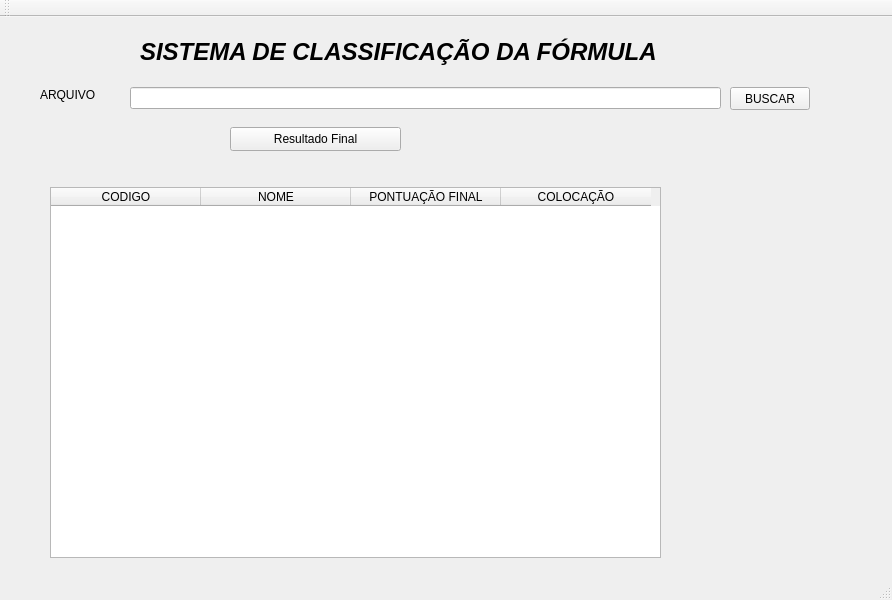
<?xml version="1.0" encoding="UTF-8"?>
<ui version="4.0">
 <class>MainWindow</class>
 <widget class="QMainWindow" name="MainWindow">
  <property name="geometry">
   <rect>
    <x>0</x>
    <y>0</y>
    <width>892</width>
    <height>600</height>
   </rect>
  </property>
  <property name="windowTitle">
   <string>MainWindow</string>
  </property>
  <widget class="QWidget" name="centralwidget">
   <widget class="QLabel" name="label">
    <property name="geometry">
     <rect>
      <x>140</x>
      <y>20</y>
      <width>521</width>
      <height>31</height>
     </rect>
    </property>
    <property name="text">
     <string>&lt;html&gt;&lt;head/&gt;&lt;body&gt;&lt;p&gt;&lt;span style=&quot; font-size:18pt; font-weight:700; font-style:italic;&quot;&gt;SISTEMA DE CLASSIFICAÇÃO DA FÓRMULA 1&lt;/span&gt;&lt;/p&gt;&lt;/body&gt;&lt;/html&gt;</string>
    </property>
   </widget>
   <widget class="QLabel" name="label_2">
    <property name="geometry">
     <rect>
      <x>40</x>
      <y>70</y>
      <width>71</width>
      <height>16</height>
     </rect>
    </property>
    <property name="text">
     <string>&lt;html&gt;&lt;head/&gt;&lt;body&gt;&lt;p&gt;ARQUIVO&lt;/p&gt;&lt;/body&gt;&lt;/html&gt;</string>
    </property>
   </widget>
   <widget class="QLineEdit" name="lineEditNomeDoArquivo">
    <property name="geometry">
     <rect>
      <x>130</x>
      <y>70</y>
      <width>591</width>
      <height>22</height>
     </rect>
    </property>
   </widget>
   <widget class="QPushButton" name="pushButtonBuscar">
    <property name="geometry">
     <rect>
      <x>730</x>
      <y>70</y>
      <width>80</width>
      <height>23</height>
     </rect>
    </property>
    <property name="text">
     <string>BUSCAR</string>
    </property>
   </widget>
   <widget class="QTableWidget" name="tableWidgetDados">
    <property name="enabled">
     <bool>true</bool>
    </property>
    <property name="geometry">
     <rect>
      <x>50</x>
      <y>170</y>
      <width>611</width>
      <height>371</height>
     </rect>
    </property>
    <property name="mouseTracking">
     <bool>false</bool>
    </property>
    <property name="toolTip">
     <string/>
    </property>
    <property name="statusTip">
     <string/>
    </property>
    <property name="accessibleName">
     <string/>
    </property>
    <property name="autoFillBackground">
     <bool>false</bool>
    </property>
    <property name="showGrid">
     <bool>false</bool>
    </property>
    <property name="wordWrap">
     <bool>true</bool>
    </property>
    <property name="cornerButtonEnabled">
     <bool>true</bool>
    </property>
    <property name="rowCount">
     <number>11</number>
    </property>
    <attribute name="horizontalHeaderVisible">
     <bool>true</bool>
    </attribute>
    <attribute name="horizontalHeaderCascadingSectionResizes">
     <bool>false</bool>
    </attribute>
    <attribute name="horizontalHeaderDefaultSectionSize">
     <number>150</number>
    </attribute>
    <attribute name="horizontalHeaderHighlightSections">
     <bool>true</bool>
    </attribute>
    <attribute name="horizontalHeaderShowSortIndicator" stdset="0">
     <bool>false</bool>
    </attribute>
    <attribute name="verticalHeaderVisible">
     <bool>false</bool>
    </attribute>
    <row>
     <property name="text">
      <string>New Row</string>
     </property>
    </row>
    <row>
     <property name="text">
      <string>New Row</string>
     </property>
    </row>
    <row>
     <property name="text">
      <string>New Row</string>
     </property>
    </row>
    <row>
     <property name="text">
      <string>New Row</string>
     </property>
    </row>
    <row>
     <property name="text">
      <string>New Row</string>
     </property>
    </row>
    <row>
     <property name="text">
      <string>New Row</string>
     </property>
    </row>
    <row>
     <property name="text">
      <string>New Row</string>
     </property>
    </row>
    <row>
     <property name="text">
      <string>New Row</string>
     </property>
    </row>
    <row>
     <property name="text">
      <string>New Row</string>
     </property>
    </row>
    <row>
     <property name="text">
      <string>New Row</string>
     </property>
    </row>
    <row>
     <property name="text">
      <string>New Row</string>
     </property>
    </row>
    <column>
     <property name="text">
      <string>CODIGO</string>
     </property>
    </column>
    <column>
     <property name="text">
      <string>NOME</string>
     </property>
    </column>
    <column>
     <property name="text">
      <string>PONTUAÇÃO FINAL</string>
     </property>
     <property name="font">
      <font>
       <stylestrategy>PreferAntialias</stylestrategy>
      </font>
     </property>
    </column>
    <column>
     <property name="text">
      <string>COLOCAÇÃO</string>
     </property>
    </column>
   </widget>
   <widget class="QPushButton" name="pushButtonMostrarResultado">
    <property name="geometry">
     <rect>
      <x>230</x>
      <y>110</y>
      <width>171</width>
      <height>24</height>
     </rect>
    </property>
    <property name="text">
     <string>Resultado Final</string>
    </property>
   </widget>
  </widget>
  <widget class="QMenuBar" name="menubar">
   <property name="geometry">
    <rect>
     <x>0</x>
     <y>0</y>
     <width>892</width>
     <height>25</height>
    </rect>
   </property>
  </widget>
  <widget class="QStatusBar" name="statusbar"/>
  <widget class="QToolBar" name="toolBar">
   <property name="windowTitle">
    <string>toolBar</string>
   </property>
   <attribute name="toolBarArea">
    <enum>TopToolBarArea</enum>
   </attribute>
   <attribute name="toolBarBreak">
    <bool>false</bool>
   </attribute>
  </widget>
 </widget>
 <resources/>
 <connections/>
</ui>
